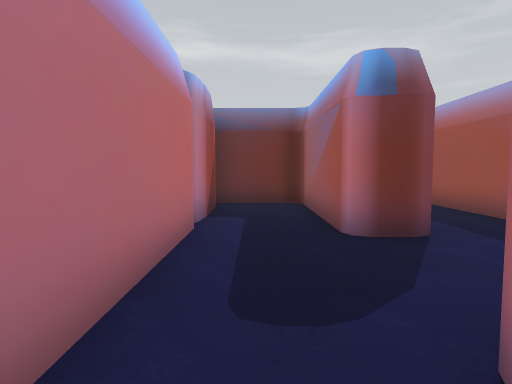
view 1 (above)

16 first-person views from a walk through a 3-D level made in the Unity game engine. The camera is 1.2 m above the floor, tilts 4° down and sees 75° across. The floor is counted in squares, 1.38 m on a side. Each view is taken from the middle of a square. On the plan, view 1 faces up. The plan holds only what a view shows up to about 12 squares ahead; the rest is blank. The player character is not drawn.

view 2
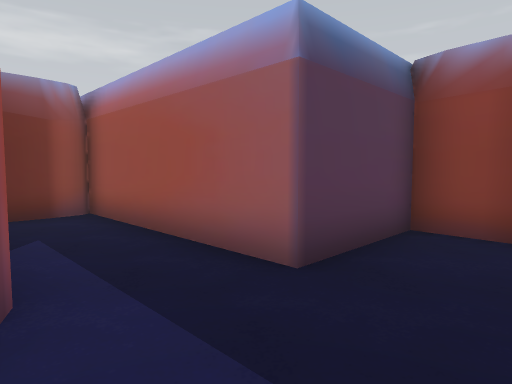

view 3
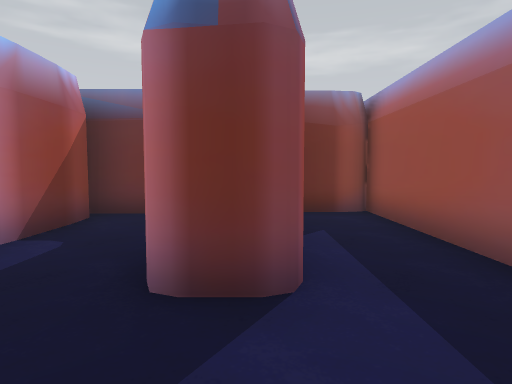

view 4
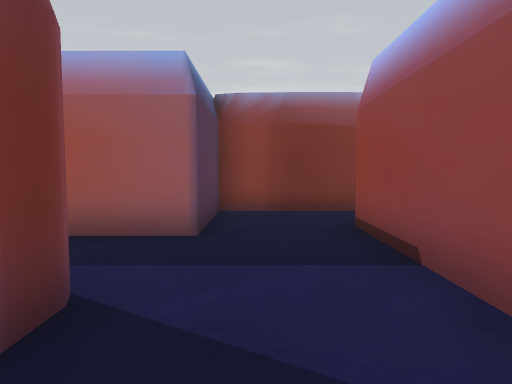

view 5
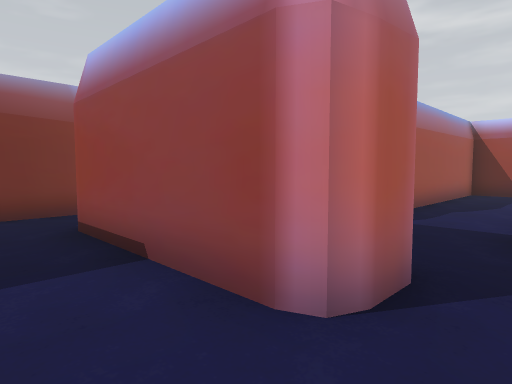

view 6
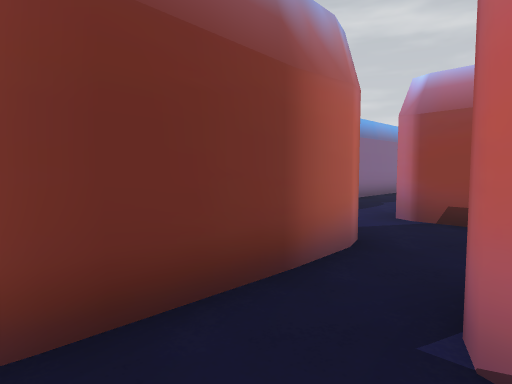

view 7
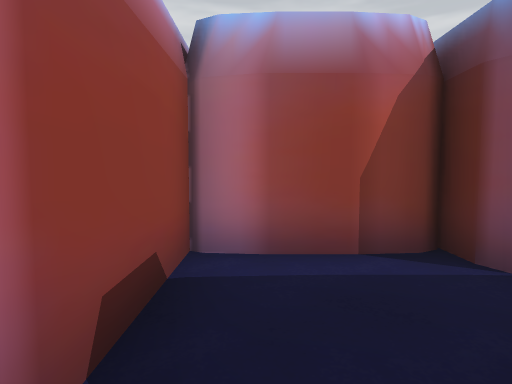

view 8
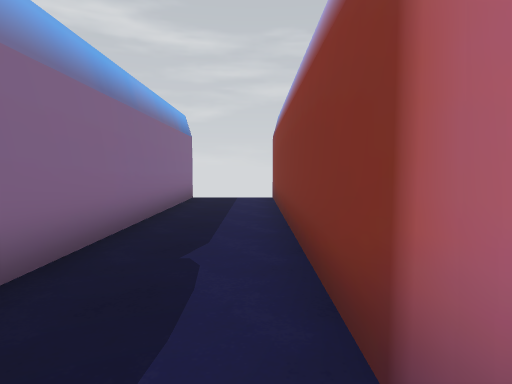

view 9
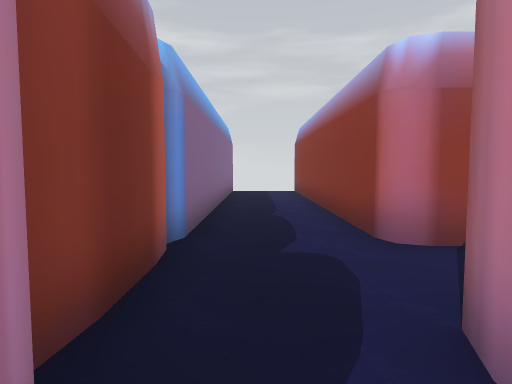

view 10
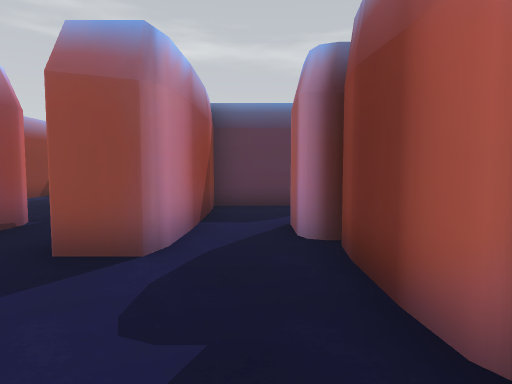

view 11
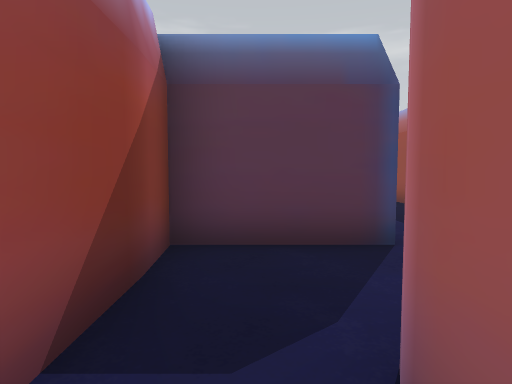

view 12
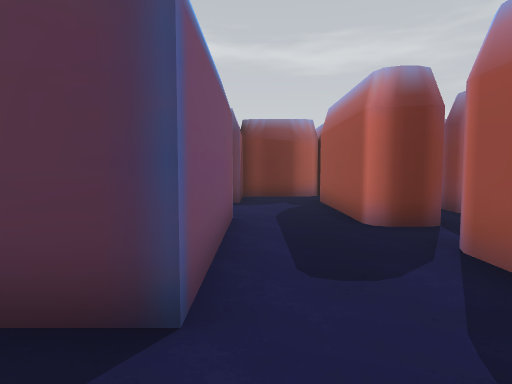

view 13
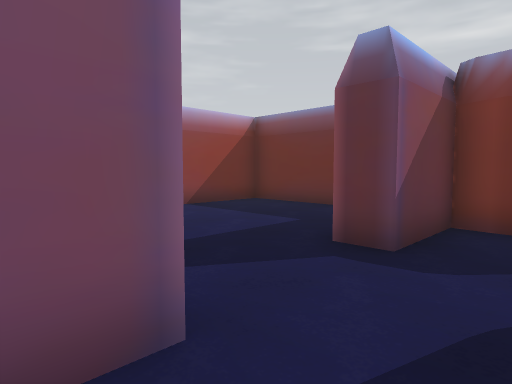

view 14
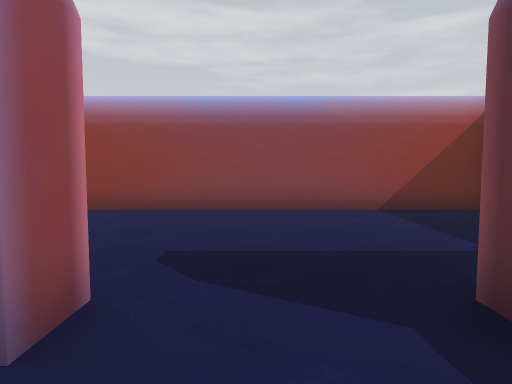

view 15
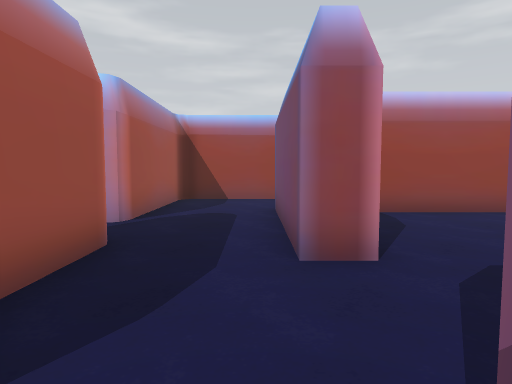

view 16
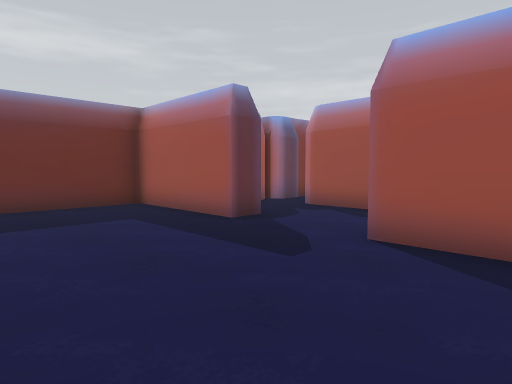

### Floor plan
Key: @ floor where view 1 was taken; # wall or solid block; . floor; O other object.
Columns run from 2 left of view 1 to 15 right of it. Each row starts with its distance up from view 1.
 14        ######
 13        #....###O#
 12        #....#....
 11        #....#..O
 10        #.......#
  9  #######.......###
  8 O#.# ..#.......#
  7  #.##..#....#..##
  6  #.##..#....#....
  5  O.##..#....#..#
  4  #.....##O###..#
  3  #.......##....#
  2  #.......##....#
  1  #.####O.##.####
  0   @#  ##.##.#
 -1   ... #.....#
 -2    .. #.....#
 -3    .. ####..#
 -4    ..    #..#
 -5    ..#   #..#
 -6    ..#   #..#
 -7    ..#   #..#
 -8     .#   #..#
 -9     .#   #..#
-10     ##   #..#
-11          #..#
-12          #  #

Where each view was taken, in squares from view 1:
view 1: 0 up, 0 right, facing up
view 2: 2 up, 2 right, facing up-right
view 3: 2 up, 2 right, facing up
view 4: 3 up, 0 right, facing right
view 5: 3 up, 0 right, facing down-right
view 6: 3 up, 5 right, facing down-right
view 7: 2 down, 8 right, facing left
view 8: 2 down, 8 right, facing down
view 9: 1 up, 9 right, facing down
view 10: 4 down, 9 right, facing up
view 11: 0 up, 9 right, facing up
view 12: 2 up, 11 right, facing up
view 13: 7 up, 12 right, facing up-left
view 14: 9 up, 12 right, facing left
view 15: 11 up, 11 right, facing down
view 16: 6 up, 6 right, facing up-right
